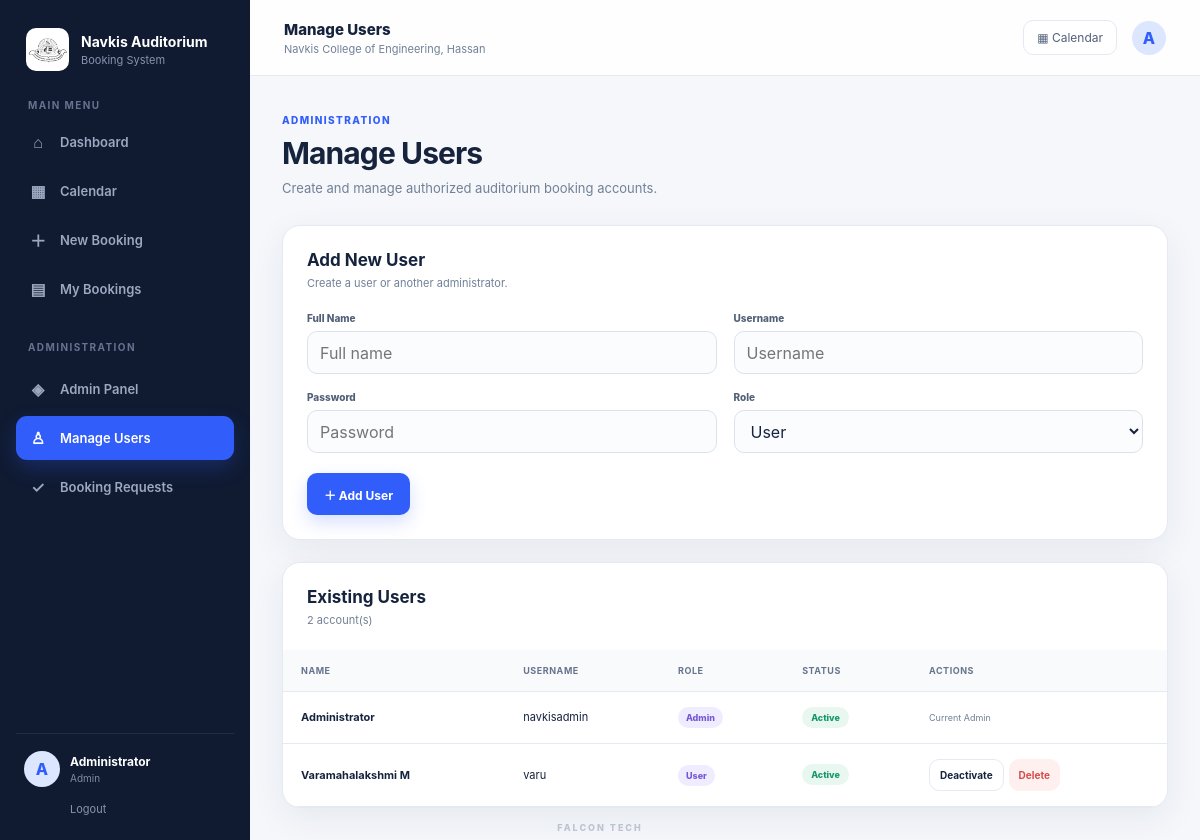
Page /admin/users (signed in) on the committed database.
### tables this page shows
CREATE TABLE users (
            id INTEGER PRIMARY KEY AUTOINCREMENT,
            name TEXT NOT NULL,
            username TEXT UNIQUE NOT NULL,
            password TEXT NOT NULL,
            role TEXT NOT NULL DEFAULT 'user',
            active INTEGER NOT NULL DEFAULT 1
        );

### app.py (the view)
@app.route("/admin/users")
def manage_users():
    if not admin_logged_in():
        return redirect(url_for("login"))
    conn = get_db()
    users = conn.execute(
        """
        SELECT id, name, username, role, active
        FROM users
        ORDER BY name
        """
    ).fetchall()
    conn.close()
    return render("manage_users.html", users=users)

### app.py (called while the page is built)
def logged_in():
    return "user_id" in session

def admin_logged_in():
    return logged_in() and session.get("role") == "admin"

def render(name, **kwargs):
    return render_template(
        name,
        name=session.get("name", ""),
        role=session.get("role", ""),
        **kwargs
    )

### database.py (called while the page is built)
def get_db():
    conn = sqlite3.connect(DATABASE)
    conn.row_factory = sqlite3.Row
    return conn

### templates/manage_users.html (shortened to what this page needs)
{% extends "base.html" %}
{% block page_title %}Manage Users{% endblock %}
{% block content %}
<div class="section-heading">
    <div>
        <span class="eyebrow">ADMINISTRATION</span>
        <h1>Manage Users</h1>
        <p>Create and manage authorized auditorium booking accounts.</p>
    </div>
</div>
<div class="admin-user-layout">
    <section class="panel">
        <div class="panel-header">
            <div>
                <h2>Add New User</h2>
                <p>Create a user or another administrator.</p>
            </div>
        </div>
        <form method="POST" action="{{ url_for('add_user') }}">
            <div class="form-grid two">
                <div class="field">
                    <label>Full Name</label>
                    <input type="text" name="name" placeholder="Full name" required>
                </div>
                <div class="field">
                    <label>Username</label>
                    <input type="text" name="username" placeholder="Username" required>
                </div>
                <div class="field">
                    <label>Password</label>
                    <input type="password" name="password" placeholder="Password" required>
                </div>
                <div class="field">
                    <label>Role</label>
                    <select name="role">
                        <option value="user">User</option>
                    </select>
                </div>
            </div>
            <button class="btn btn-primary" type="submit">＋ Add User</button>
        </form>
    </section>
    <section class="panel table-panel">
        <div class="panel-header">
            <div>
                <h2>Existing Users</h2>
                <p>{{ users|length }} account(s)</p>
            </div>
        </div>
        <div class="table-wrap">
            <table>
                <thead>
                    <tr>
                        <th>Name</th>
                        <th>Username</th>
                        <th>Role</th>
                        <th>Status</th>
                        <th>Actions</th>
                    </tr>
                </thead>
                <tbody>
                {% for user in users %}
                    <tr>
                        <td><strong>{{ user.name }}</strong></td>
                        <td>{{ user.username }}</td>
                        <td><span class="role-badge">{{ user.role|capitalize }}</span></td>
                        <td>
                            {% if user.active %}
                                <span class="status status-approved">Active</span>
                            {% else %}
                                <span class="status status-rejected">Inactive</span>
                            {% endif %}
                        </td>
                        <td>
                            {% if user.id == session["user_id"] %}
                                <span class="muted">Current Admin</span>
                            {% else %}
                            <div class="action-group">
                                <form method="POST" action="{{ url_for('toggle_user', user_id=user.id) }}">
                                    <button class="btn btn-small btn-secondary" type="submit">
                                        {{ "Deactivate" if user.active else "Activate" }}
                                    </button>
                                </form>
                                <form method="POST" action="{{ url_for('delete_user', user_id=user.id) }}"
                                      onsubmit="return confirm('Delete this user and their bookings?')">
                                    <button class="btn btn-small btn-danger" type="submit">Delete</button>
                                </form>
                            </div>
                            {% endif %}
                        </td>
                    </tr>
                {% endfor %}
                </tbody>
            </table>
        </div>
    </section>
</div>
{% endblock %}

### templates/base.html (shortened to what this page needs)
<!DOCTYPE html>
<html lang="en">
<head>
    <link rel="stylesheet" href="{{ url_for('static', filename='style.css') }}">
</head>
<body class="app-body">
<div class="app-shell">
    <aside class="sidebar" id="sidebar">
        <div class="brand">
            <img class="college-logo" src="{{ url_for('static', filename='college_logo.png') }}" alt="Navkis College of Engineering logo">
            <div>
                <strong>Navkis Auditorium</strong>
                <span>Booking System</span>
            </div>
        </div>
        <div class="sidebar-label">MAIN MENU</div>
        <nav class="nav-list">
            <a class="nav-link {% if request.endpoint == 'dashboard' %}active{% endif %}"
               href="{{ url_for('dashboard') }}">
                <span class="nav-icon">⌂</span>
                <span>Dashboard</span>
            </a>
            <a class="nav-link {% if request.endpoint == 'calendar' %}active{% endif %}"
               href="{{ url_for('calendar') }}">
                <span class="nav-icon">▦</span>
                <span>Calendar</span>
            </a>
            <a class="nav-link {% if request.endpoint == 'book' %}active{% endif %}"
               href="{{ url_for('book') }}">
                <span class="nav-icon">＋</span>
                <span>New Booking</span>
            </a>
            <a class="nav-link {% if request.endpoint == 'my_bookings' %}active{% endif %}"
               href="{{ url_for('my_bookings') }}">
                <span class="nav-icon">▤</span>
                <span>My Bookings</span>
            </a>
            {% if role == "admin" %}
            <div class="sidebar-label admin-label">ADMINISTRATION</div>
            <a class="nav-link {% if request.endpoint == 'admin' %}active{% endif %}"
               href="{{ url_for('admin') }}">
                <span class="nav-icon">◈</span>
                <span>Admin Panel</span>
            </a>
            <a class="nav-link {% if request.endpoint == 'manage_users' %}active{% endif %}"
               href="{{ url_for('manage_users') }}">
                <span class="nav-icon">♙</span>
                <span>Manage Users</span>
            </a>
            <a class="nav-link {% if request.endpoint == 'admin_bookings' %}active{% endif %}"
               href="{{ url_for('admin_bookings') }}">
                <span class="nav-icon">✓</span>
                <span>Booking Requests</span>
            </a>
            {% endif %}
        </nav>
        <div class="sidebar-bottom">
            <div class="profile-mini">
                <div class="avatar">{{ name[:1]|upper }}</div>
                <div class="profile-text">
                    <strong>{{ name }}</strong>
                    <span>{{ role|capitalize }}</span>
                </div>
            </div>
            <a class="logout-link" href="{{ url_for('logout') }}">Logout</a>
        </div>
    </aside>
    <main class="main-area">
        <header class="topbar">
            <div>
                <div class="top-title">{% block page_title %}Navkis Auditorium Booking{% endblock %}</div>
                <div class="top-subtitle">Navkis College of Engineering, Hassan</div>
            </div>
            <div class="top-actions">
                <a href="{{ url_for('calendar') }}" class="top-calendar">▦ Calendar</a>
                <div class="top-avatar">{{ name[:1]|upper }}</div>
            </div>
        </header>
        <section class="page-content">
            {% block content %}{% endblock %}
        </section>
    </main>
</div>
<div class="site-watermark" aria-hidden="true">FALCON TECH</div>
</body>
</html>

### rows in the picture
users: name "Administrator", role "Admin", username "navkisadmin", active "Active", shows "Current Admin"
users: name "Varamahalakshmi M", username "varu", role "User", shows "Active", active "Deactivate"

### other values in the picture
{{ name[:1]|upper }} "A"
{{ users|length }} "2"
